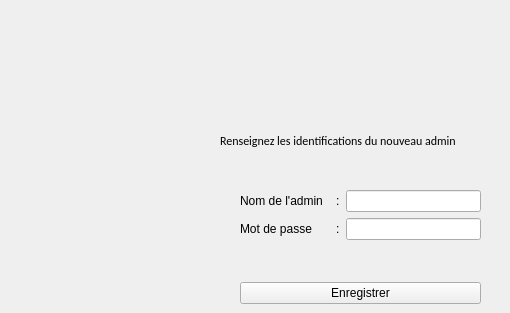
      <widget class="QWidget" name="insc_Admin">
       <attribute name="icon">
        <iconset>
         <normaloff>Assets/icons8-add-administrator-64.png</normaloff>Assets/icons8-add-administrator-64.png</iconset>
       </attribute>
       <attribute name="title">
        <string>Ajouter un Admin</string>
       </attribute>
       <widget class="QWidget" name="formLayoutWidget_5">
        <property name="geometry">
         <rect>
          <x>240</x>
          <y>190</y>
          <width>241</width>
          <height>114</height>
         </rect>
        </property>
        <layout class="QFormLayout" name="formLayout_5">
         <item row="0" column="1">
          <widget class="QLineEdit" name="inscA_nomDeLAdminLineEdit"/>
         </item>
         <item row="1" column="0">
          <widget class="QLabel" name="inscA_motDePasseLabel">
           <property name="text">
            <string>Mot de passe	:</string>
           </property>
          </widget>
         </item>
         <item row="1" column="1">
          <widget class="QLineEdit" name="inscA_motDePasseLineEdit"/>
         </item>
         <item row="2" column="0" colspan="2">
          <spacer name="verticalSpacer">
           <property name="orientation">
            <enum>Qt::Vertical</enum>
           </property>
           <property name="sizeHint" stdset="0">
            <size>
             <width>20</width>
             <height>40</height>
            </size>
           </property>
          </spacer>
         </item>
         <item row="3" column="0" colspan="2">
          <widget class="QPushButton" name="inscA_enregistrer">
           <property name="text">
            <string>Enregistrer</string>
           </property>
          </widget>
         </item>
         <item row="0" column="0">
          <widget class="QLabel" name="inscA_nomDeLAdminLabel">
           <property name="text">
            <string>Nom de l'admin	:</string>
           </property>
          </widget>
         </item>
        </layout>
       </widget>
       <widget class="QLabel" name="inscA_Message">
        <property name="geometry">
         <rect>
          <x>220</x>
          <y>110</y>
          <width>281</width>
          <height>61</height>
         </rect>
        </property>
        <property name="font">
         <font>
          <family>Calibri</family>
         </font>
        </property>
        <property name="text">
         <string>Renseignez les identifications du nouveau admin</string>
        </property>
       </widget>
      </widget>
